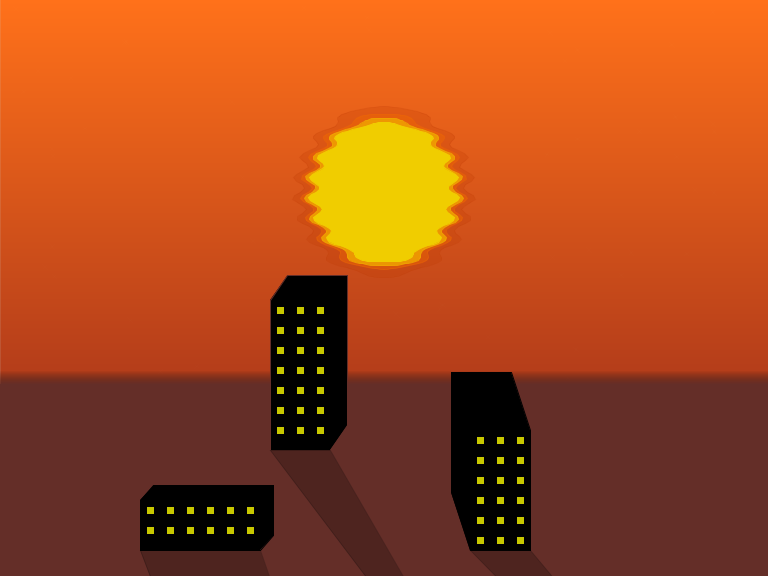
Frame 1 (no input)
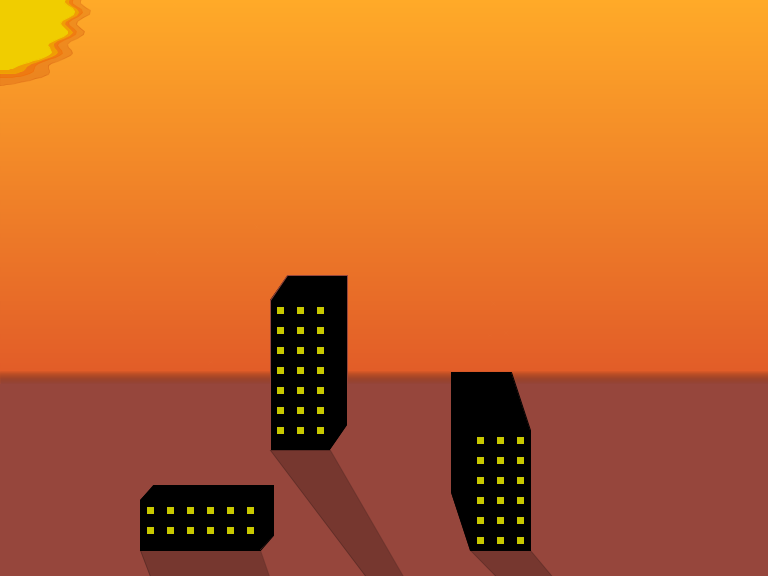
Frame 60 (the mouse pressed at the canvas centre just before this capture)
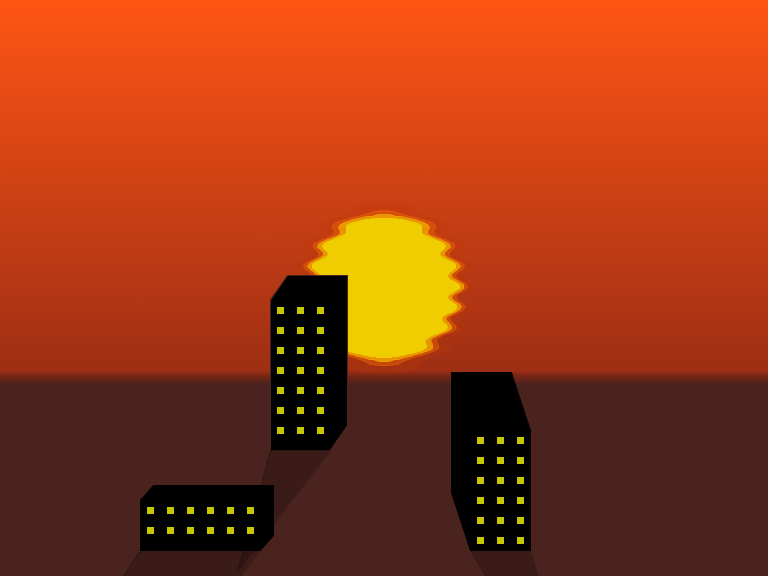
Frame 120 (the mouse held since frame 60 and released just before this capture)

The Processing sketch that drew these frames (run headless with seeded random() and noise(); from frame 60 on, the mouse is pressed at the canvas centre):

// Processing sketch: sunset
// ── sunset.pde

float t = 0;
float dt = 0.01;


int maxSamples = 150;
float s0 = 0;
float s1 = 2 * 3.141592653589793238462;
float ds = (s1 - s0) / maxSamples;

color sky1 = color(255, 85, 20, 255);
color sky2 = color(105, 25, 20, 255);
color ground1 = color(75, 35, 30, 255);
color star = color(205, 205, 180, 255);

Sun sun;
Stars stars;

void setup(){
  size(768, 576);
  sun = new Sun();
  stars = new Stars(40 + int(random(20)));
}

void draw(){
  t += dt;
  
  float hF = map(sun.posy, height/2, height, 1, 0);
  float hF2 = map(hF, 0.5, 0, 0, 1); if (hF2 < 0) { hF2 = 0; } if (hF2 > 1) { hF2 = 1; }
  
  ground1 = color(75*hF, 35*hF, 30*hF, 255);
  sky1 = color(255*hF, 85*hF, 20*hF, 255);
  sky2 = color(105*hF, 25*hF, 20*hF, 255);
  
  star = color(205, 205, 180, 255*hF2 + 1);
  
  //sky1 = rgbFromTemp(map(hF, 1, 0, 8000, 500));
  //sky2 = rgbFromTemp(map(hF, 1, 0, 8000, 500));
  
  
  setGradient(0, 0, width, height, sky1, sky2, 1);
  stroke(star);
  stars.draw();
  sun.draw();
  //sun.posy = 3*height/4 - cos(t)*0.4*height;
  sun.posx = mouseX;
  sun.posy = mouseY;
  fill(ground1);
  stroke(ground1);
  drawHorizon();
  
  delay(20);
}

void drawHorizon(){
  rect(0, 2 * height / 3, width, height / 3);
  setGradient(0, 2 * height / 3 - 14, width, 14, color(55, 25, 20, 0), ground1, 1);
  fill(0);
  house(300, 450, 60, 150, 30, sun.posx, sun.posy, sun.r);
  fill(0);
  stroke(0);
  house(500, 550, 60, 120, 60, sun.posx, sun.posy, sun.r);
  fill(0);
  stroke(0);
  house(200, 550, 120, 50, 20, sun.posx, sun.posy, sun.r);
}
// ── gradient.pde
int Y_AXIS = 1;
int X_AXIS = 2;

void setGradient(int x, int y, float w, float h, color c1, color c2, int axis ) {

  noFill();

  if (axis == Y_AXIS) {  // Top to bottom gradient
    for (int i = y; i <= y+h; i++) {
      float inter = map(i, y, y+h, 0, 1);
      color c = lerpColor(c1, c2, inter);
      stroke(c);
      line(x, i, x+w, i);
    }
  }  
  else if (axis == X_AXIS) {  // Left to right gradient
    for (int i = x; i <= x+w; i++) {
      float inter = map(i, x, x+w, 0, 1);
      color c = lerpColor(c1, c2, inter);
      stroke(c);
      line(i, y, i, y+h);
    }
  }
}
// ── house.pde

void house(float x, float y, float w, float h, float d, float sunx, float suny, float sunRad){
  
  /*
  float[] bl = {x - w/2, y};
  float[] br = {x + w/2, y};
  float[] tl = {x - w/2, y - h};
  float[] tr = {x + w/2, y - h};*/
  
  
  float[] blray = {width/2 - x + w/2, height/2 - y};
  float[] brray = {width/2 - x - w/2, height/2 - y};
  float[] tlray = {width/2 - x + w/2, height/2 - y + h};
  float[] trray = {width/2 - x - w/2, height/2 - y + h};
  
  blray = scaleTo(blray, d);
  brray = scaleTo(blray, d);
  tlray = scaleTo(blray, d);
  trray = scaleTo(blray, d);
  
  
  //
  
  beginShape();
  if (x > width/2) {
    vertex(x - w/2, y);
    vertex(x - w/2 + blray[0], y + blray[1]);
    vertex(x - w/2 + tlray[0], y - h + tlray[1]);
    vertex(x + w/2 + trray[0], y - h + trray[1]);
    vertex(x + w/2, y - h);
    vertex(x + w/2, y);
  }else{
    vertex(x - w/2, y);
    vertex(x - w/2, y - h);
    vertex(x - w/2 + tlray[0], y - h + tlray[1]);
    vertex(x + w/2 + trray[0], y - h + trray[1]);
    vertex(x + w/2 + brray[0], y + brray[1]);
    vertex(x + w/2, y);
  }
  endShape(CLOSE);
  
  //float[] leftShadowVector = {sunx - sunRad - x + w/2, suny - y};
  //float[] rightShadowVector = {sunx - sunRad - x - w/2, suny - y};
  float[] leftShadowVector = {sunx - sunRad - x + w/2, suny - y};
  float[] rightShadowVector = {sunx + sunRad - x - w/2, suny - y};
  
  leftShadowVector = scaleTo(leftShadowVector, -1);
  rightShadowVector = scaleTo(rightShadowVector, -1);
  
  float t = w*rightShadowVector[1]/(rightShadowVector[1]*leftShadowVector[0] - leftShadowVector[1]*rightShadowVector[0]);
  
  stroke(0, 0, 0, 55);
  fill(0, 0, 0, 55);
  
  beginShape();
  vertex(x + w/2, y);
  vertex(x - w/2, y);
  vertex(x - w/2 + t*leftShadowVector[0], y + t*leftShadowVector[1]);
  endShape(CLOSE);
  
  
  stroke(200, 200, 0, 255);
  fill(200, 200, 0, 255);
  
  float wh = int(h/20);
  float ww = int(w/20);
  
  for (int i = 1; i <= wh; i++) {
    for (int j = 1; j <= ww; j++) {
      rect(x - w/2 + j * 20 - 13, y - h + i * 20 - 13, 6, 6);
    }
  }
   
}

float[] scaleTo(float[] v, float s){
  float d = sqrt(v[0]*v[0] + v[1]*v[1]);
  float[] r = {s*v[0]/d, s*v[1]/d}; 
  return r;
}
// ── rgb_wavelength_temp.pde
color getRGBFromNM(float nm){
  
  //nm is in the range of 350 to 800
  float r = 255*pow(2.718281828, -(nm - 660)*(nm - 660)/(2*45*45)) + 155*pow(2.718281828, -(nm - 410)*(nm - 410)/700);
  float g = 255*pow(2.718281828, -(nm - 530)*(nm - 525)/(2*40*40));
  float b = 255*pow(2.718281828, -(nm - 440)*(nm - 440)/(2*30*30));
  
  
  //normalize if nm is between 440 and 660
  if (nm < 660 && nm > 440) {
    float d = sqrt(r*r + g*g + b*b);
    r = 255 * r / d;
    g = 255 * g / d;
    b = 255 * b / d;
  }
  
  color rgb = color(r,g,b,255);
  
  return rgb;
}

color rgbFromTemp(float kelvin){
  
  kelvin = kelvin / 100;
  float r = 0;
  float g = 0;
  float b = 0;
  
  //red
  if (kelvin < 66) {
    r = 255;
  }else{
    r = kelvin - 60;
    r = 329.698727446*pow(r, -0.1332047592);
    if (r <= 0) { r = 0; }
    if (r >= 255) { r = 255; }
  }
  
  //green
  if (kelvin <= 66) {
    g = kelvin;
    g = 99.4708025861 * log(g) - 161.1195681661;
  } else {
    g = kelvin - 60;
    g = 288.1221695283 * pow(g, -0.0755148492);
  }
  if (g <= 0) { g = 0; }
  if (g >= 255) { g = 255; }
  
  //blue
  if (kelvin >= 66) {
    b = 255;
  }else if (kelvin <= 19) {
    b = 0;
  }else{
    b = kelvin - 10;
    b = 138.5177312231*log(b) - 305.0447927307;
    if (b <= 0) { b = 0; }
    if (b >= 255) { b = 255; }
  }
  
  if (kelvin <= 12) {
    r *= (kelvin - 6)/6;
    g *= (kelvin - 6)/6;
  }
  
  return color(r, g, b, 255);
}
// ── stars.pde
class Stars{
  int n;
  Star[] stars;
  
  Stars(int N){
    n = N;
    stars = new Star[n];
    for (int i = 0; i < n; i++) {
      float X = random(width);
      float Y = random(2 * height / 3);
      float size1 = 1 + random(2);
      float size2 = 1 + random(1);
      stars[i] = new Star(X, Y, size1, size2);
    }
  }
  
  void draw(){
    //update loop
    for (int i = 0; i < n; i++) {
      stars[i].posx -= 75;
      stars[i].posy -= 75;
      stars[i].posx = cos(dt)*stars[i].posx - sin(dt)*stars[i].posy; 
      stars[i].posy = sin(dt)*stars[i].posx + cos(dt)*stars[i].posy;
      stars[i].posx += 75;
      stars[i].posy += 75;
      if (outsideView(i)) {
        stars[i] = genNewStar();
      }
    }
    //draw loop
    for (int i = 0; i < n; i++) {
      line(stars[i].posx - stars[i].size1, stars[i].posy - stars[i].size1, stars[i].posx + stars[i].size1, stars[i].posy + stars[i].size1);
      line(stars[i].posx - stars[i].size2, stars[i].posy + stars[i].size2, stars[i].posx + stars[i].size2, stars[i].posy - stars[i].size2);
    }
  }
  
  Star genNewStar(){
    float X = random(width);
    float Y = -random(5);
    float size1 = 1 + random(2);
    float size2 = 1 + random(1);
    return new Star(X, Y, size1, size2);
  }
  
  boolean outsideView(int i){
    return stars[i].posx > width || stars[i].posx < 0 || stars[i].posy > height || stars[i].posy < 0;
  }
}


class Star{
  float posx;
  float posy;
  float size1;
  float size2;
  
  Star(float x, float y, float s1, float s2){
    posx = x;
    posy = y;
    size1 = s1;
    size2 = s2;
    
  }
  
}
// ── sun.pde
class Sun{
  float posx;
  float posy;
  float r;
  
  color sun1 = color(240, 205, 0, 255);
  color sun2 = color(240, 165, 0, 205);
  color sun3 = color(240, 105, 0, 105);
  color sun4 = color(190, 55, 0, 55);
  
  Sun(){
    posx = width/2;
    posy = height/3;
    r = 70;
  }
  
  void draw(){
    fill(sun4);
    stroke(sun4);
    drawSun(r + 2*r/9);
    fill(sun3);
    stroke(sun3);
    drawSun(r + r/9);
    fill(sun2);
    stroke(sun2);
    drawSun(r + r/18);
    fill(sun1);
    stroke(sun1);
    drawSun(r);
  }
  
  
  void drawSun(float r){
    beginShape();
    for (int i = 0; i < maxSamples; i++) {
      float x = r * cos(s0 + ds * i);
      float y = r * sin(s0 + ds * i);
      vertex(posx + x + leftOrRightSide(x) * 6 * sin(0.3*y - 35*t), posy + y);
    }
    endShape(CLOSE);
  }
  
}

float leftOrRightSide(float x){
  if (x < 0) {
    //leftSide
    return -1.0;
  }else{
    //rightSide
    return 1.0;
  }
}
